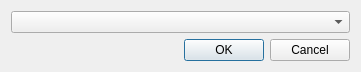
<?xml version="1.0" encoding="UTF-8"?>
<ui version="4.0">
 <class>Select_Element_Type_Dialog</class>
 <widget class="QDialog" name="Select_Element_Type_Dialog">
  <property name="geometry">
   <rect>
    <x>0</x>
    <y>0</y>
    <width>361</width>
    <height>67</height>
   </rect>
  </property>
  <property name="sizePolicy">
   <sizepolicy hsizetype="MinimumExpanding" vsizetype="Minimum">
    <horstretch>0</horstretch>
    <verstretch>0</verstretch>
   </sizepolicy>
  </property>
  <property name="windowTitle">
   <string>Select an Element type to make</string>
  </property>
  <layout class="QVBoxLayout" name="verticalLayout">
   <item>
    <widget class="QComboBox" name="comboBox"/>
   </item>
   <item>
    <widget class="QDialogButtonBox" name="buttonBox">
     <property name="orientation">
      <enum>Qt::Horizontal</enum>
     </property>
     <property name="standardButtons">
      <set>QDialogButtonBox::Cancel|QDialogButtonBox::Ok</set>
     </property>
    </widget>
   </item>
  </layout>
 </widget>
 <resources/>
 <connections>
  <connection>
   <sender>buttonBox</sender>
   <signal>accepted()</signal>
   <receiver>Select_Element_Type_Dialog</receiver>
   <slot>accept()</slot>
   <hints>
    <hint type="sourcelabel">
     <x>248</x>
     <y>254</y>
    </hint>
    <hint type="destinationlabel">
     <x>157</x>
     <y>274</y>
    </hint>
   </hints>
  </connection>
  <connection>
   <sender>buttonBox</sender>
   <signal>rejected()</signal>
   <receiver>Select_Element_Type_Dialog</receiver>
   <slot>reject()</slot>
   <hints>
    <hint type="sourcelabel">
     <x>316</x>
     <y>260</y>
    </hint>
    <hint type="destinationlabel">
     <x>286</x>
     <y>274</y>
    </hint>
   </hints>
  </connection>
 </connections>
</ui>
